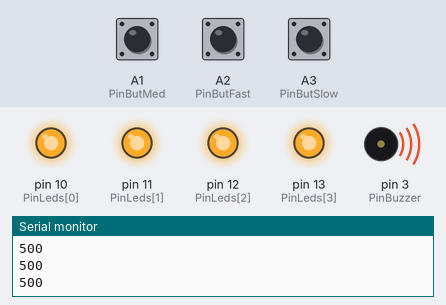
This sketch was run on a simulated Arduino Uno, built with avr-gcc and run on an emulated ATmega328P. Shown: output pins drawn as LEDs (lit = HIGH), buzzer (waves = sounding, pin HIGH), the last lines printed to the serial monitor. Dashed ring = blinking. Inputs (shaded band) come from the test bench; at power-on: A2 (PinButFast) HIGH, A1 (PinButMed) HIGH, A3 (PinButSlow) HIGH.

Above: at 0.1 s.
At 1.2 s:
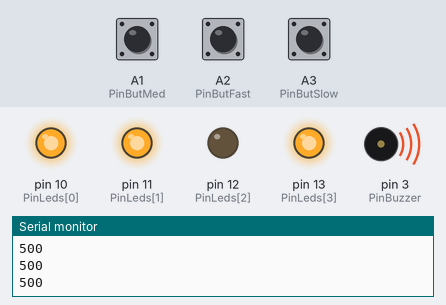
1.3 s: A2 (PinButFast) pulled LOW for 0.15 s
At 1.75 s:
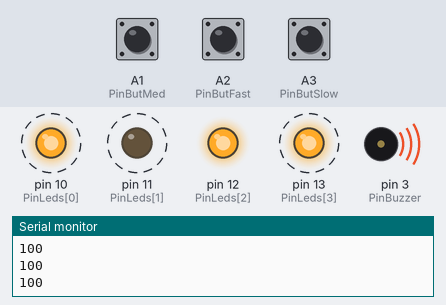
Timing chart, 0 to 10.3 s (numbered marks = the images above; inputs shaded):
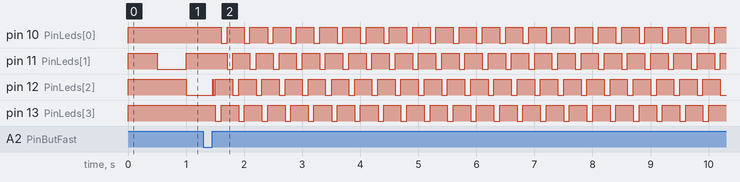

The sketch:

main.ino
```cpp
// Req: Three buttons for medium, fast, and slow speeds. 10 second cooldown before you can press another button, if a button is pressed during the cooldown, play a buzzer for the duration that the button is held. If multiple buttons are pressed, priority goes to medium (default speed), fast, and then slow.
// Next Step: Figure out a way to make the buzzer go through a continuous beep for as long as the button is being held.

enum { Off = HIGH,
       On = LOW,
       Pressed = LOW,
       Unpressed = HIGH };

class Button {
private:
  byte pinNumber;
  bool isBeingPresssed;
  bool buttonPushComplete;
public:
  Button(byte pinNumber) {
    this->pinNumber = pinNumber;
    };

  //This method is called only once per frame.
  void update() {
    this->buttonPushComplete = false;
    const int state = digitalRead(this->pinNumber); //Returns Pressed or Unpressed
    if (state == Pressed){
      this->isBeingPresssed = true;
    }else{
      if(this->isBeingPresssed) {
        this->isBeingPresssed = false;
        this->buttonPushComplete = true;
      }
    }
  }

  bool buttonPushed() {
    return this->buttonPushComplete;
  }

};

class ButtonCooldownTimer {
private:
  long buttonCooldownMs;
  long buttonCooldownFinish;
public:
  ButtonCooldownTimer(long cooldown) {
    this->buttonCooldownMs = cooldown;
  };

  bool isButtonPushAllowed() {
    if(millis() < this->buttonCooldownFinish) {
      return false;
    }else{
      return true;
    }
  }

  void startButtonCooldown() {
    this->buttonCooldownFinish = millis() + this->buttonCooldownMs;
  }
};

const byte PinLeds[] = { 10, 11, 12, 13 };
const int Nled = sizeof(PinLeds);
const byte PinButMed = A1;
const byte PinButFast = A2;
const byte PinButSlow = A3;
const byte PinBuzzer = 3;
unsigned long MsecPeriod = 500;
unsigned long msec0;
int idx;

Button mediumSpeedButton(A1);
Button fastSpeedButton(A2);
Button slowSpeedButton(A3);

int medButPushState;
int fastButPushState;
int slowButPushState;

ButtonCooldownTimer cooldownTimer(10000);


void loop(void) {
  mediumSpeedButton.update();
  fastSpeedButton.update();
  slowSpeedButton.update();


  if(cooldownTimer.isButtonPushAllowed()) {
    if (mediumSpeedButton.buttonPushed()) {
      MsecPeriod = 500;
    } else if (fastSpeedButton.buttonPushed()) {
      MsecPeriod = 100;
    } else if (slowSpeedButton.buttonPushed()) {
      MsecPeriod = 1000;
    }

    if(isAnyButtonBeingPressed()) {
      cooldownTimer.startButtonCooldown();
    }

  }else{
    if (isAnyButtonBeingPressed()) {
      digitalWrite(PinBuzzer, On);
    } else {
      digitalWrite(PinBuzzer, Off);
    }
  }


  Serial.println(MsecPeriod);
  long msec = millis();
  if (msec - msec0 >= MsecPeriod) {
    msec0 += MsecPeriod;
    digitalWrite(PinLeds[idx], Off);
    idx++;
    idx %= Nled;

    digitalWrite(PinLeds[idx], On);
  }


}

bool isAnyButtonBeingPressed() {
  return (mediumSpeedButton.buttonPushed() || fastSpeedButton.buttonPushed() || slowSpeedButton.buttonPushed());
}


void setup(void) {
  Serial.begin(9600);
  for (int n = 0; n < Nled; n++) {
    digitalWrite(PinLeds[n], Off);
    pinMode(PinLeds[n], OUTPUT);
  }
  pinMode(PinBuzzer, OUTPUT);
  pinMode(PinButMed, INPUT_PULLUP);
  pinMode(PinButFast, INPUT_PULLUP);
  pinMode(PinButSlow, INPUT_PULLUP);
  digitalWrite(PinBuzzer, Off);
}
```

Measured:
- after the input at 1.3 s, pin 10 (PinLeds[0]), pin 13 (PinLeds[3]): alternates HIGH for 0.30 s and LOW for 0.10 s, starting after 0.30 s; pin 11 (PinLeds[1]): alternates HIGH for 0.30 s and LOW for 0.10 s, starting after 0.41 s
